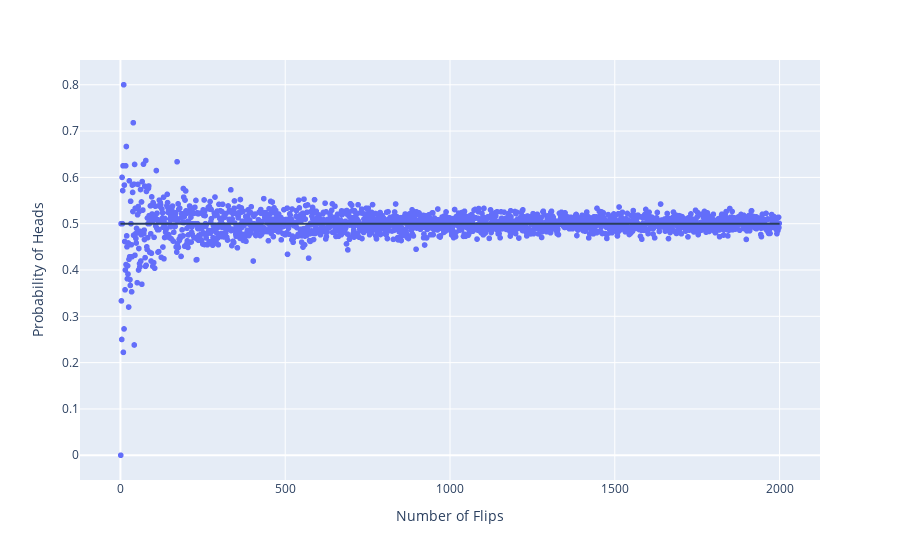

Notebook code cell kept with this figure:
### Code cell
# Plot chart
import plotly.express as px
fig = px.scatter( x = flip, y = prob,
             labels={"x": "Number of Flips",
                     "y": "Probability of Heads"} )

# Horizontal Line
fig.update_layout( shapes = [
    dict(
      type= 'line',
      yref= 'y', y0= 0.5, y1= 0.5,
      xref= 'x', x0= 0, x1= 2000    )])
                
                
fig.show()

### Figure 1 — Plotly figure (JSON) as saved in the notebook; plotly's stock layout.template omitted (floating-point values rounded to 4 significant figures; data arrays with more than 128 entries replaced by an {"elided": "..."} marker saying what was removed)
{"data": [{"hovertemplate": "Number of Flips=%{x}<br>Probability of Heads=%{y}<extra></extra>", "legendgroup": "", "marker": {"color": "#636efa", "symbol": "circle"}, "mode": "markers", "name": "", "showlegend": false, "type": "scattergl", "x": {"elided": "1999 int values"}, "xaxis": "x", "y": {"elided": "1999 float values"}, "yaxis": "y"}], "layout": {"legend": {"tracegroupgap": 0}, "margin": {"t": 60}, "shapes": [{"type": "line", "x0": 0, "x1": 2000, "xref": "x", "y0": 0.5, "y1": 0.5, "yref": "y"}], "xaxis": {"anchor": "y", "domain": [0, 1], "title": {"text": "Number of Flips"}}, "yaxis": {"anchor": "x", "domain": [0, 1], "title": {"text": "Probability of Heads"}}}}
